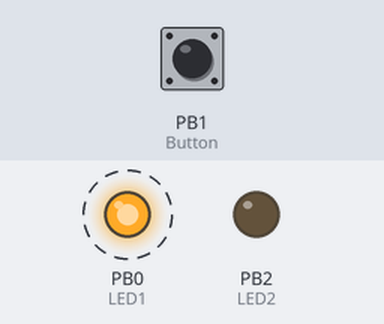
This program was run on a simulated ATmega32, built with avr-gcc and emulated at 1 MHz. On the bench: output pins drawn as LEDs (lit = HIGH). Dashed ring = blinking. The test bench sets the inputs (shaded band); at power-on: PB1 (Button) HIGH.

Above: at 1.25 s.
1.3 s: PB1 (Button) pulled LOW for 0.15 s
At 1.45 s:
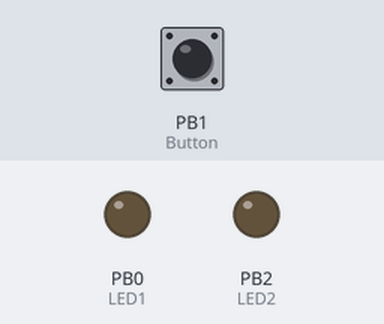
4.3 s: PB1 (Button) pulled LOW for 3.2 s
At 4.55 s:
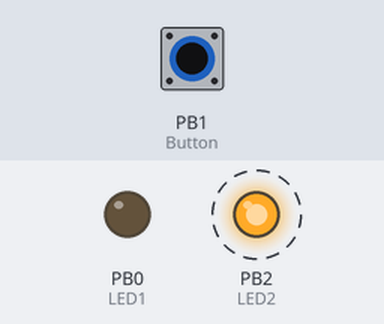
Timing chart, 0 to 15.0 s (numbered marks = the images above; inputs shaded):
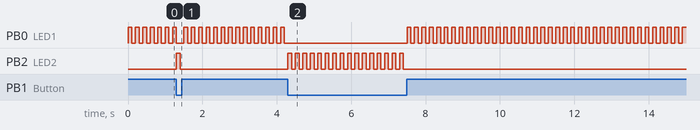

The program:

main.c
```c
#include <avr/io.h>
#define F_CPU 1000000UL		// Define operating frequency of  uC for _delay_ms() function
#include <util/delay.h>
#include <avr/sfr_defs.h>	// Header file containing the bit_is_clear() function

int main(void)
{
	DDRB |= 1 << PINB0;		// Configure PINB0 as O/P i.e. LED1
	DDRB |= 1 << PINB2;		// Configure PINB2 as O/P i.e. LED2
	DDRB &= ~(1 << PINB1);	// Configure PINB1 as I/P i.e. Push Button
	PORTB |= 1 << PINB1;	// Make PINB1 High

	while (1)
	{
		if(bit_is_clear(PINB, 1))	// Function bit_is_clear will return True if PINB1 is read as '0' i.e. Button is pushed
		{
			//LED2 will keep toggling if Button is pushed
			PORTB &= ~(1 << PINB0); // Make PINB0 Low
			PORTB ^= 1 << PINB2;    // Toggle PINB2
		}
		else
		{
			//LED1 will keep toggling if Button is not pressed
			PORTB &= ~(1 << PINB2); // Make PINB2 Low
			PORTB ^= 1 << PINB0;	// Toggle PINB0;
		}
		_delay_ms(100);				// Delay of 100ms between each toggle to see toggling effect
	}
}
```

Measured:
- after the input at 1.3 s, PB2 (LED2): LOW → HIGH at once, → LOW 0.10 s later
- after the input at 4.3 s, PB2 (LED2): alternates HIGH for 0.10 s and LOW for 0.10 s, 32 changes in all, then stays LOW, starting at once
